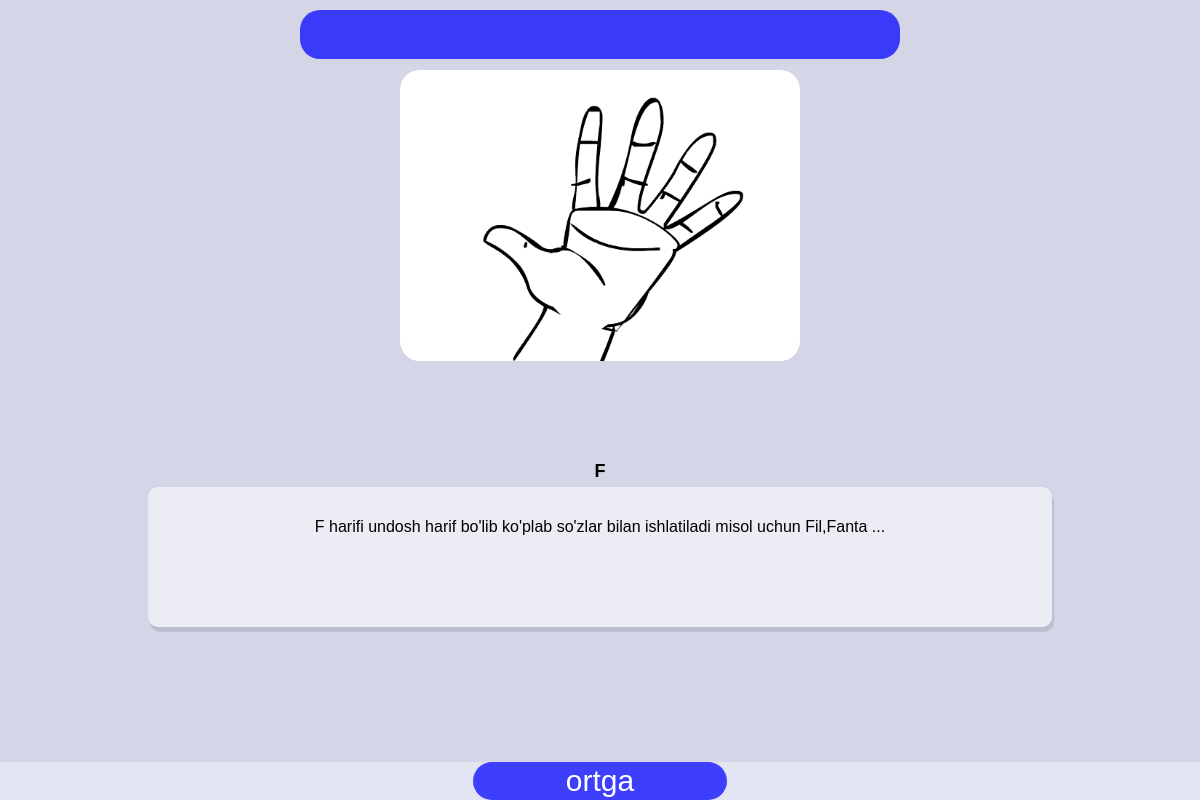
Page /OneSoz/14 on the committed database.
### asosiy/models.py (models this page shows, shortened)
class Sozlar(models.Model):
    bolim_fk=models.ForeignKey(Bolim,on_delete=models.CASCADE)
    nom=models.CharField(max_length=70)
    izhoh=models.TextField()
    gif=models.FileField()

### asosiy/views.py (the view)
# urls.py: path('OneSoz/<int:pk>', OneSozView.as_view()),
class OneSozView(View):
    def get(self,request,pk):
        one_soz=Sozlar.objects.get(id=pk)
        data={
            'one_soz':one_soz
        }
        return render(request,'workspace.html',data)

### templates/workspace.html (shortened to what this page needs)
<!DOCTYPE html>
<html lang="en">
<head>
    {% load static %}
    <link rel="stylesheet" href="{% static 'main.css' %}">
</head>
<body>
    <header>
        <div class="box_header">
        </div>
      </header>
      <div class="work_space">
        <img src="{{one_soz.gif.url}}" alt="">
       <div class="info_content" >
        <h5>{{one_soz.nom}}</h5>
        <p>{{one_soz.izhoh}}</p>
        </div>
        </div>
        <footer>
            <a href="/sozlar/{{one_soz.bolim_fk.id}}">
            <div   class="bottom">
              <p class="bottom_back">ortga </p>
                </div>
            </a>
          </footer>
</body>
</html>

### static/main.css (style rules this page uses)
* { margin: 0; padding: 0; font-family: sans-serif ,""; text-decoration: none; }
body { background-color: #d4d6e8; }
header { position: fixed; top: 0px; width: 100%; }
header .box_header { background-color: rgba(0, 0, 255, 0.727); padding: 8px 50px; max-width: 500px; border-radius: 20px; z-index: 9999; margin:0 auto; min-height: 33.2px; margin-top: 10px; position: relative; }
.work_space { margin: 0 auto; position: relative; width: 90%; min-height: 400px; }
.work_space img { display: block; position: relative; width: 60%; max-width: 400px; min-height:100px; margin: 0 auto; border-radius: 20px; margin-top: 70px; z-index: -5555; }
.work_space h5 { font-size: large; text-align: center; margin-bottom: 5px; margin-top: 100px; font-weight: 700; margin-bottom: 5px; }
.work_space p { margin: 0 auto; background-color: #ffffff89; box-shadow: 2px 5px 1px 0px #a2a7b082; min-height: 100px; padding: 20px; border-radius: 10px; text-align: center; line-height: 40px; width: 80%; margin-bottom: 10px; }
.bottom { position: fixed; left: 0%; bottom: 0.2px; width: 100%; z-index: 9; background-color: #e9eef7a1; }
.bottom .bottom_back { max-width: 250px; padding: 2px; border-radius: 20px; background-color:rgba(0, 0, 255, 0.727) ; text-align: center; margin: 0 auto; font-size:30px ; color: #fff; }
footer { margin-bottom: 100px; }

### rows in the picture
Sozlar: gif (picture), nom "F", izhoh "F harifi undosh harif bo'lib ko'plab so'zlar bilan ishlatiladi misol uchun Fil,Fanta ..."
